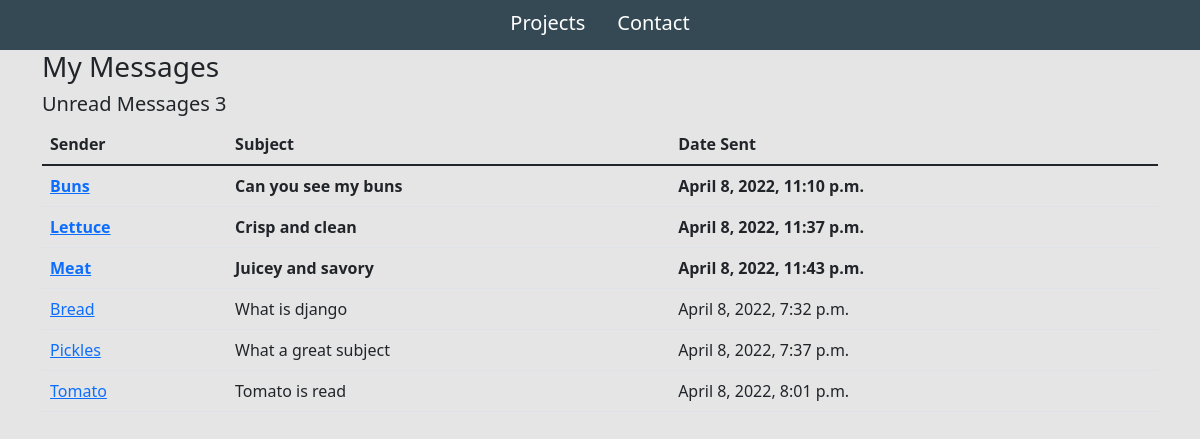
Screenshot of /inbox/ with the database file from the repository.
### base/models.py (models this page shows, shortened)
class Message(models.Model):
    name = models.CharField(max_length=200)
    email = models.CharField(max_length=200)
    subject = models.CharField(max_length=200)
    body = models.TextField()
    is_read = models.BooleanField(default=False)
    created = models.DateTimeField(auto_now_add=True)
    id = models.UUIDField(default=uuid.uuid4, unique=True, primary_key=True, editable=False)

### base/views.py (the view)
# urls.py: path('inbox/', views.inboxPage, name='inbox'),
def inboxPage(request):
    inbox = Message.objects.all().order_by('is_read')
    unreadCount = Message.objects.filter(is_read=False).count()
    context = {'inbox': inbox, 'unreadCount': unreadCount}
    return render(request, 'base/inbox.html', context)

### base/templates/base/inbox.html
{% extends "base/main.html" %}
{% load static %}
{% block content %}
    <div class="container">
        <h3>My Messages</h3>
        <h5>Unread Messages {{unreadCount}}</h5>
        <table class="table">
            <thead>
                <tr>
                    <th>Sender</th>
                    <th>Subject</th>
                    <th>Date Sent</th>
                </tr>
            </thead>
            <tbody>
                {% for message in inbox %}
                    {% if message.is_read %}
                        <tr>
                    {% else %}
                        <tr style="font-weight: 900;">
                    {% endif %}
                            <td>
                                <a href="{% url 'message' message.id %}">{{ message.name }}
                                </a>
                            </td>
                            <td>{{ message.subject }}</td>
                            <td>{{ message.created }}</td>
                        </tr>
                {% endfor %}
            </tbody>
        </table>
    </div>
{% endblock content %}

### static/styles/main.css (style rules this page uses)
body { background-color: #e5e5e5 !important; }

### rows the page displays
Message: name "Buns", subject "Can you see my buns", created "April 8, 2022, 11:10 p.m."
Message: name "Lettuce", subject "Crisp and clean", created "April 8, 2022, 11:37 p.m."
Message: name "Meat", subject "Juicey and savory", created "April 8, 2022, 11:43 p.m."
Message: name "Bread", subject "What is django", created "April 8, 2022, 7:32 p.m."
Message: name "Pickles", subject "What a great subject", created "April 8, 2022, 7:37 p.m."
Message: name "Tomato", subject "Tomato is read", created "April 8, 2022, 8:01 p.m."

### other values shown
{{ unreadCount }} "3"
